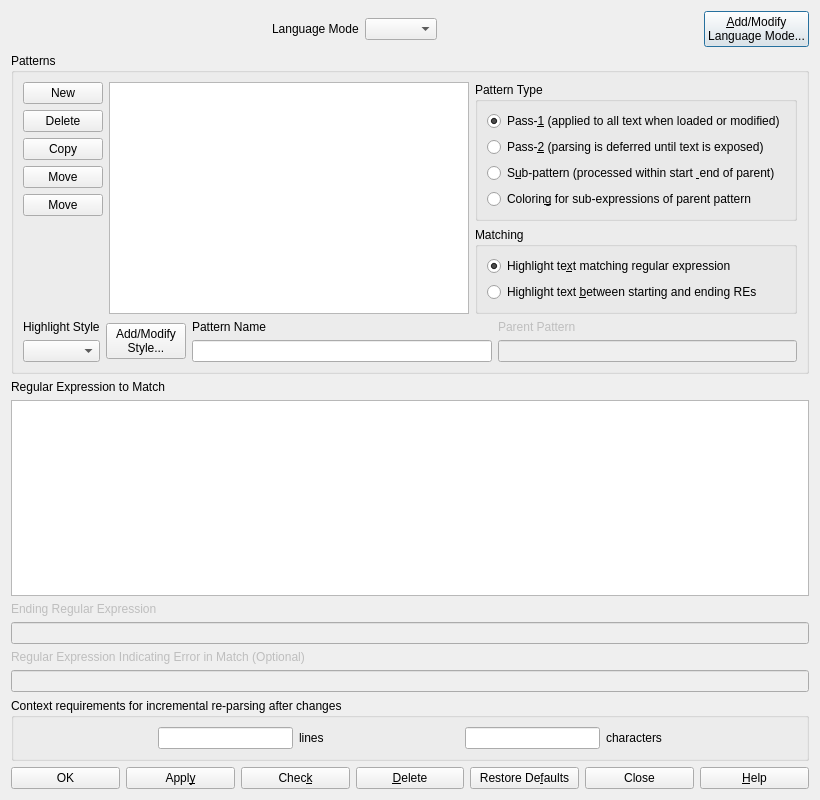
<?xml version="1.0" encoding="UTF-8"?>
<ui version="4.0">
 <class>DialogSyntaxPatterns</class>
 <widget class="QDialog" name="DialogSyntaxPatterns">
  <property name="geometry">
   <rect>
    <x>0</x>
    <y>0</y>
    <width>820</width>
    <height>800</height>
   </rect>
  </property>
  <property name="windowTitle">
   <string>Syntax Highlighting Patterns</string>
  </property>
  <layout class="QVBoxLayout" name="verticalLayout_4">
   <item>
    <layout class="QHBoxLayout" name="horizontalLayout_4">
     <item>
      <spacer name="horizontalSpacer_5">
       <property name="orientation">
        <enum>Qt::Horizontal</enum>
       </property>
       <property name="sizeHint" stdset="0">
        <size>
         <width>40</width>
         <height>20</height>
        </size>
       </property>
      </spacer>
     </item>
     <item>
      <widget class="QLabel" name="label_9">
       <property name="text">
        <string>Language Mode</string>
       </property>
      </widget>
     </item>
     <item>
      <widget class="QComboBox" name="comboLanguageMode"/>
     </item>
     <item>
      <spacer name="horizontalSpacer_6">
       <property name="orientation">
        <enum>Qt::Horizontal</enum>
       </property>
       <property name="sizeHint" stdset="0">
        <size>
         <width>40</width>
         <height>20</height>
        </size>
       </property>
      </spacer>
     </item>
     <item>
      <widget class="QPushButton" name="buttonLanguageMode">
       <property name="text">
        <string>&amp;Add/Modify
Language Mode...</string>
       </property>
      </widget>
     </item>
    </layout>
   </item>
   <item>
    <widget class="QGroupBox" name="groupBox">
     <property name="title">
      <string>Patterns</string>
     </property>
     <layout class="QGridLayout" name="gridLayout_2">
      <item row="0" column="0" rowspan="2">
       <layout class="QHBoxLayout" name="horizontalLayout">
        <item>
         <layout class="QVBoxLayout" name="verticalLayout">
          <item>
           <widget class="QPushButton" name="buttonNew">
            <property name="text">
             <string>New</string>
            </property>
            <property name="icon">
             <iconset theme="document-new">
              <normaloff/>
             </iconset>
            </property>
           </widget>
          </item>
          <item>
           <widget class="QPushButton" name="buttonDelete">
            <property name="text">
             <string>Delete</string>
            </property>
            <property name="icon">
             <iconset theme="edit-delete">
              <normaloff/>
             </iconset>
            </property>
           </widget>
          </item>
          <item>
           <widget class="QPushButton" name="buttonCopy">
            <property name="text">
             <string>Copy</string>
            </property>
            <property name="icon">
             <iconset theme="edit-copy">
              <normaloff/>
             </iconset>
            </property>
           </widget>
          </item>
          <item>
           <widget class="QPushButton" name="buttonUp">
            <property name="text">
             <string>Move</string>
            </property>
            <property name="icon">
             <iconset theme="go-up">
              <normaloff/>
             </iconset>
            </property>
           </widget>
          </item>
          <item>
           <widget class="QPushButton" name="buttonDown">
            <property name="text">
             <string>Move</string>
            </property>
            <property name="icon">
             <iconset theme="go-down">
              <normaloff/>
             </iconset>
            </property>
           </widget>
          </item>
          <item>
           <spacer name="verticalSpacer">
            <property name="orientation">
             <enum>Qt::Vertical</enum>
            </property>
            <property name="sizeHint" stdset="0">
             <size>
              <width>20</width>
              <height>40</height>
             </size>
            </property>
           </spacer>
          </item>
         </layout>
        </item>
        <item>
         <widget class="QListWidget" name="listItems"/>
        </item>
       </layout>
      </item>
      <item row="0" column="1">
       <widget class="QGroupBox" name="groupBox_3">
        <property name="title">
         <string>Pattern Type</string>
        </property>
        <property name="flat">
         <bool>true</bool>
        </property>
        <layout class="QVBoxLayout" name="verticalLayout_2">
         <item>
          <widget class="QRadioButton" name="radioPass1">
           <property name="text">
            <string>Pass-&amp;1 (applied to all text when loaded or modified)</string>
           </property>
           <property name="checked">
            <bool>true</bool>
           </property>
          </widget>
         </item>
         <item>
          <widget class="QRadioButton" name="radioPass2">
           <property name="text">
            <string>Pass-&amp;2 (parsing is deferred until text is exposed)</string>
           </property>
          </widget>
         </item>
         <item>
          <widget class="QRadioButton" name="radioSubPattern">
           <property name="text">
            <string>S&amp;ub-pattern (processed within start &amp; end of parent)</string>
           </property>
          </widget>
         </item>
         <item>
          <widget class="QRadioButton" name="radioColoring">
           <property name="text">
            <string>Colorin&amp;g for sub-expressions of parent pattern</string>
           </property>
          </widget>
         </item>
        </layout>
       </widget>
      </item>
      <item row="1" column="1">
       <widget class="QGroupBox" name="groupMatching">
        <property name="title">
         <string>Matching</string>
        </property>
        <property name="flat">
         <bool>true</bool>
        </property>
        <layout class="QVBoxLayout" name="verticalLayout_3">
         <item>
          <widget class="QRadioButton" name="radioSimpleRegex">
           <property name="text">
            <string>Highlight te&amp;xt matching regular expression</string>
           </property>
           <property name="checked">
            <bool>true</bool>
           </property>
          </widget>
         </item>
         <item>
          <widget class="QRadioButton" name="radioRangeRegex">
           <property name="text">
            <string>Highlight text &amp;between starting and ending REs</string>
           </property>
          </widget>
         </item>
        </layout>
       </widget>
      </item>
      <item row="2" column="0" colspan="2">
       <layout class="QGridLayout" name="gridLayout">
        <item row="0" column="0">
         <widget class="QLabel" name="label_3">
          <property name="text">
           <string>Highlight Style</string>
          </property>
         </widget>
        </item>
        <item row="0" column="2">
         <widget class="QLabel" name="labelPatternName">
          <property name="text">
           <string>Pattern Name</string>
          </property>
         </widget>
        </item>
        <item row="0" column="3">
         <widget class="QLabel" name="labelParentPattern">
          <property name="enabled">
           <bool>false</bool>
          </property>
          <property name="text">
           <string>Parent Pattern</string>
          </property>
         </widget>
        </item>
        <item row="1" column="0">
         <widget class="QComboBox" name="comboHighlightStyle"/>
        </item>
        <item row="1" column="2">
         <widget class="QLineEdit" name="editPatternName"/>
        </item>
        <item row="1" column="3">
         <widget class="QLineEdit" name="editParentPattern">
          <property name="enabled">
           <bool>false</bool>
          </property>
         </widget>
        </item>
        <item row="0" column="1" rowspan="2">
         <widget class="QPushButton" name="buttonHighlightStyle">
          <property name="text">
           <string>Add/Modify
Style...</string>
          </property>
         </widget>
        </item>
       </layout>
      </item>
     </layout>
    </widget>
   </item>
   <item>
    <widget class="QLabel" name="labelRegex">
     <property name="text">
      <string>Regular Expression to Match</string>
     </property>
    </widget>
   </item>
   <item>
    <widget class="QPlainTextEdit" name="editRegex">
     <property name="font">
      <font>
       <family>Monospace</family>
      </font>
     </property>
    </widget>
   </item>
   <item>
    <widget class="QLabel" name="labelRegexEnd">
     <property name="enabled">
      <bool>false</bool>
     </property>
     <property name="text">
      <string>Ending Regular Expression</string>
     </property>
    </widget>
   </item>
   <item>
    <widget class="QLineEdit" name="editRegexEnd">
     <property name="enabled">
      <bool>false</bool>
     </property>
     <property name="font">
      <font>
       <family>Monospace</family>
      </font>
     </property>
    </widget>
   </item>
   <item>
    <widget class="QLabel" name="labelRegexError">
     <property name="enabled">
      <bool>false</bool>
     </property>
     <property name="text">
      <string>Regular Expression Indicating Error in Match (Optional)</string>
     </property>
    </widget>
   </item>
   <item>
    <widget class="QLineEdit" name="editRegexError">
     <property name="enabled">
      <bool>false</bool>
     </property>
     <property name="font">
      <font>
       <family>Monospace</family>
      </font>
     </property>
    </widget>
   </item>
   <item>
    <widget class="QGroupBox" name="groupBox_2">
     <property name="title">
      <string>Context requirements for incremental re-parsing after changes</string>
     </property>
     <layout class="QHBoxLayout" name="horizontalLayout_2">
      <item>
       <spacer name="horizontalSpacer_2">
        <property name="orientation">
         <enum>Qt::Horizontal</enum>
        </property>
        <property name="sizeHint" stdset="0">
         <size>
          <width>100</width>
          <height>20</height>
         </size>
        </property>
       </spacer>
      </item>
      <item>
       <widget class="QLineEdit" name="editContextLines"/>
      </item>
      <item>
       <widget class="QLabel" name="label">
        <property name="text">
         <string>lines</string>
        </property>
       </widget>
      </item>
      <item>
       <spacer name="horizontalSpacer">
        <property name="orientation">
         <enum>Qt::Horizontal</enum>
        </property>
        <property name="sizeHint" stdset="0">
         <size>
          <width>100</width>
          <height>20</height>
         </size>
        </property>
       </spacer>
      </item>
      <item>
       <widget class="QLineEdit" name="editContextChars"/>
      </item>
      <item>
       <widget class="QLabel" name="label_2">
        <property name="text">
         <string>characters</string>
        </property>
       </widget>
      </item>
      <item>
       <spacer name="horizontalSpacer_3">
        <property name="orientation">
         <enum>Qt::Horizontal</enum>
        </property>
        <property name="sizeHint" stdset="0">
         <size>
          <width>100</width>
          <height>20</height>
         </size>
        </property>
       </spacer>
      </item>
     </layout>
    </widget>
   </item>
   <item>
    <layout class="QHBoxLayout" name="horizontalLayout_3">
     <item>
      <widget class="QPushButton" name="buttonOK">
       <property name="text">
        <string>OK</string>
       </property>
       <property name="icon">
        <iconset theme="dialog-ok">
         <normaloff/>
        </iconset>
       </property>
      </widget>
     </item>
     <item>
      <widget class="QPushButton" name="buttonApply">
       <property name="text">
        <string>Appl&amp;y</string>
       </property>
       <property name="icon">
        <iconset theme="dialog-ok-apply">
         <normaloff/>
        </iconset>
       </property>
      </widget>
     </item>
     <item>
      <widget class="QPushButton" name="buttonCheck">
       <property name="text">
        <string>Chec&amp;k</string>
       </property>
      </widget>
     </item>
     <item>
      <widget class="QPushButton" name="buttonDeletePattern">
       <property name="text">
        <string>&amp;Delete</string>
       </property>
       <property name="icon">
        <iconset theme="edit-delete">
         <normaloff/>
        </iconset>
       </property>
      </widget>
     </item>
     <item>
      <widget class="QPushButton" name="buttonRestore">
       <property name="text">
        <string>Restore De&amp;faults</string>
       </property>
      </widget>
     </item>
     <item>
      <widget class="QPushButton" name="buttonClose">
       <property name="text">
        <string>Close</string>
       </property>
       <property name="icon">
        <iconset theme="dialog-close">
         <normaloff/>
        </iconset>
       </property>
      </widget>
     </item>
     <item>
      <widget class="QPushButton" name="buttonHelp">
       <property name="text">
        <string>&amp;Help</string>
       </property>
       <property name="icon">
        <iconset theme="help-contents">
         <normaloff/>
        </iconset>
       </property>
      </widget>
     </item>
    </layout>
   </item>
  </layout>
 </widget>
 <resources/>
 <connections>
  <connection>
   <sender>buttonClose</sender>
   <signal>clicked()</signal>
   <receiver>DialogSyntaxPatterns</receiver>
   <slot>reject()</slot>
   <hints>
    <hint type="sourcelabel">
     <x>683</x>
     <y>786</y>
    </hint>
    <hint type="destinationlabel">
     <x>642</x>
     <y>765</y>
    </hint>
   </hints>
  </connection>
 </connections>
</ui>
